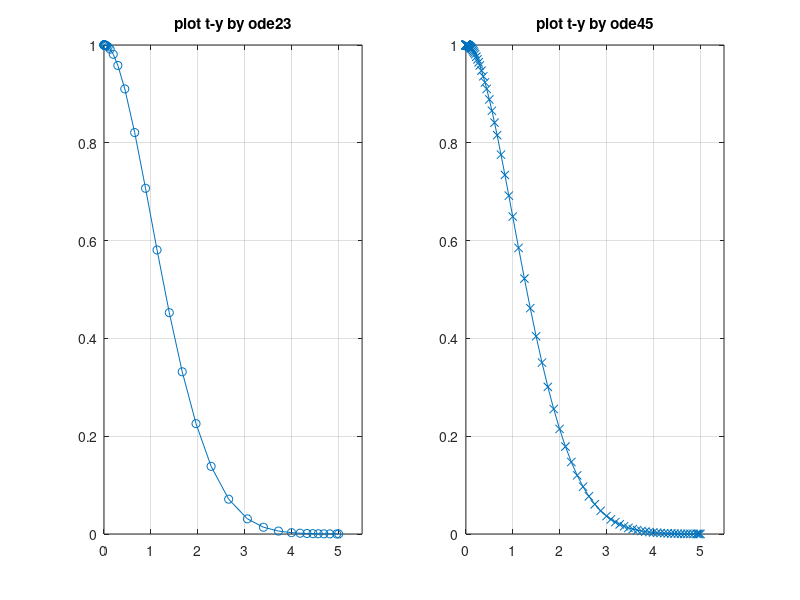

The MATLAB source for this figure:
y0 = 1;
tspan = [0 5];
[t1, y1] = ode23(@(t,y)(-t*y)/sqrt(2-y^2),tspan,y0);
[t2 y2] = ode45(@(t,y)(-t*y)/sqrt(2-y^2),tspan,y0);

subplot(1,2,1);
plot(t1,y1,'-o');
grid 
axis([0 5.5 0 1])
title('plot t-y by ode23');

subplot(1,2,2);
plot(t2,y2,'-x');
grid
axis([ 0 5.5 0 1])
title('plot t-y by ode45');